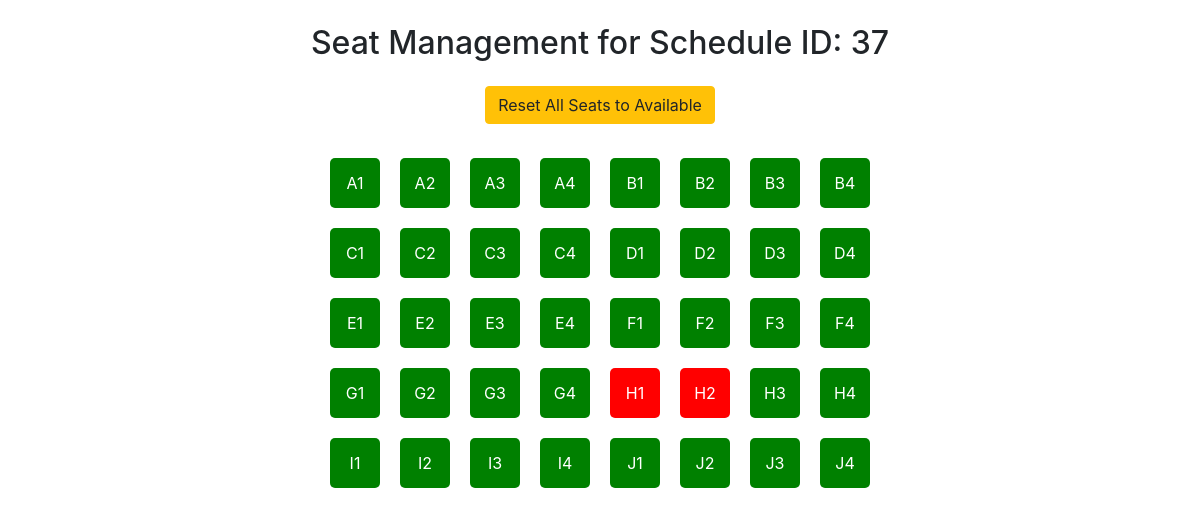
/admin/ubahseatjadwa.php?id_jadwal=37, run on the app's committed database.
### tables this page shows
CREATE TABLE `seat` (
  `id_seat` int(11) NOT NULL,
  `id_jadwal` int(11) NOT NULL,
  `nomor_seat` varchar(10) NOT NULL,
  `status` enum('available','occupied') NOT NULL DEFAULT 'available'
);

### admin/ubahseatjadwa.php (the view, shortened to what this page needs)
<?php
$koneksi = new mysqli("localhost", "root", "", "atol2");
$id_jadwal = isset($_GET['id_jadwal']) ? $_GET['id_jadwal'] : 0;
$ambil = $koneksi->query("SELECT * FROM seat WHERE id_jadwal='$id_jadwal'");
$seats = $ambil->fetch_all(MYSQLI_ASSOC);
?>
<!DOCTYPE html>
<html>
<head>
    <link rel="stylesheet" href="https://stackpath.bootstrapcdn.com/bootstrap/4.5.2/css/bootstrap.min.css">
    <link rel="stylesheet" type="css" href="css/seat.css">
</head>
<body>
<div class="container">
    <h2 class="text-center my-4">Seat Management for Schedule ID: <?php echo $id_jadwal; ?></h2>
    <form method="post" class="text-center mb-4">
        <button class="btn btn-warning" name="reset_seats">Reset All Seats to Available</button>
    </form>
    <div class="seat-container">
        <?php foreach ($seats as $seat): ?>
            <div class="seat <?php echo $seat['status']; ?>">
                <?php echo $seat['nomor_seat']; ?>
            </div>
        <?php endforeach; ?>
    </div>
</div>
</body>
</html>

### admin/ubahseatjadwa.php (style rules this page uses)
.seat { width: 50px; height: 50px; margin: 10px; text-align: center; line-height: 50px; border-radius: 5px; }
.available { background-color: green; color: white; }
.occupied { background-color: red; color: white; }
.seat-container { display: flex; flex-wrap: wrap; justify-content: center; max-width: 600px; margin: auto; }

### data on the page
seat: nomor_seat "A1"
seat: nomor_seat "A2"
seat: nomor_seat "A3"
seat: nomor_seat "A4"
seat: nomor_seat "B1"
seat: nomor_seat "B2"
seat: nomor_seat "B3"
seat: nomor_seat "B4"
seat: nomor_seat "C1"
seat: nomor_seat "C2"
seat: nomor_seat "C3"
seat: nomor_seat "C4"
seat: nomor_seat "D1"
seat: nomor_seat "D2"
seat: nomor_seat "D3"
seat: nomor_seat "D4"
seat: nomor_seat "E1"
seat: nomor_seat "E2"
seat: nomor_seat "E3"
seat: nomor_seat "E4"
seat: nomor_seat "F1"
seat: nomor_seat "F2"
seat: nomor_seat "F3"
seat: nomor_seat "F4"
seat: nomor_seat "G1"
seat: nomor_seat "G2"
seat: nomor_seat "G3"
seat: nomor_seat "G4"
seat: nomor_seat "H1"
seat: nomor_seat "H2"
seat: nomor_seat "H3"
seat: nomor_seat "H4"
seat: nomor_seat "I1"
seat: nomor_seat "I2"
seat: nomor_seat "I3"
seat: nomor_seat "I4"
seat: nomor_seat "J1"
seat: nomor_seat "J2"
seat: nomor_seat "J3"
seat: nomor_seat "J4"

### other printed values
$id_jadwal "37"
